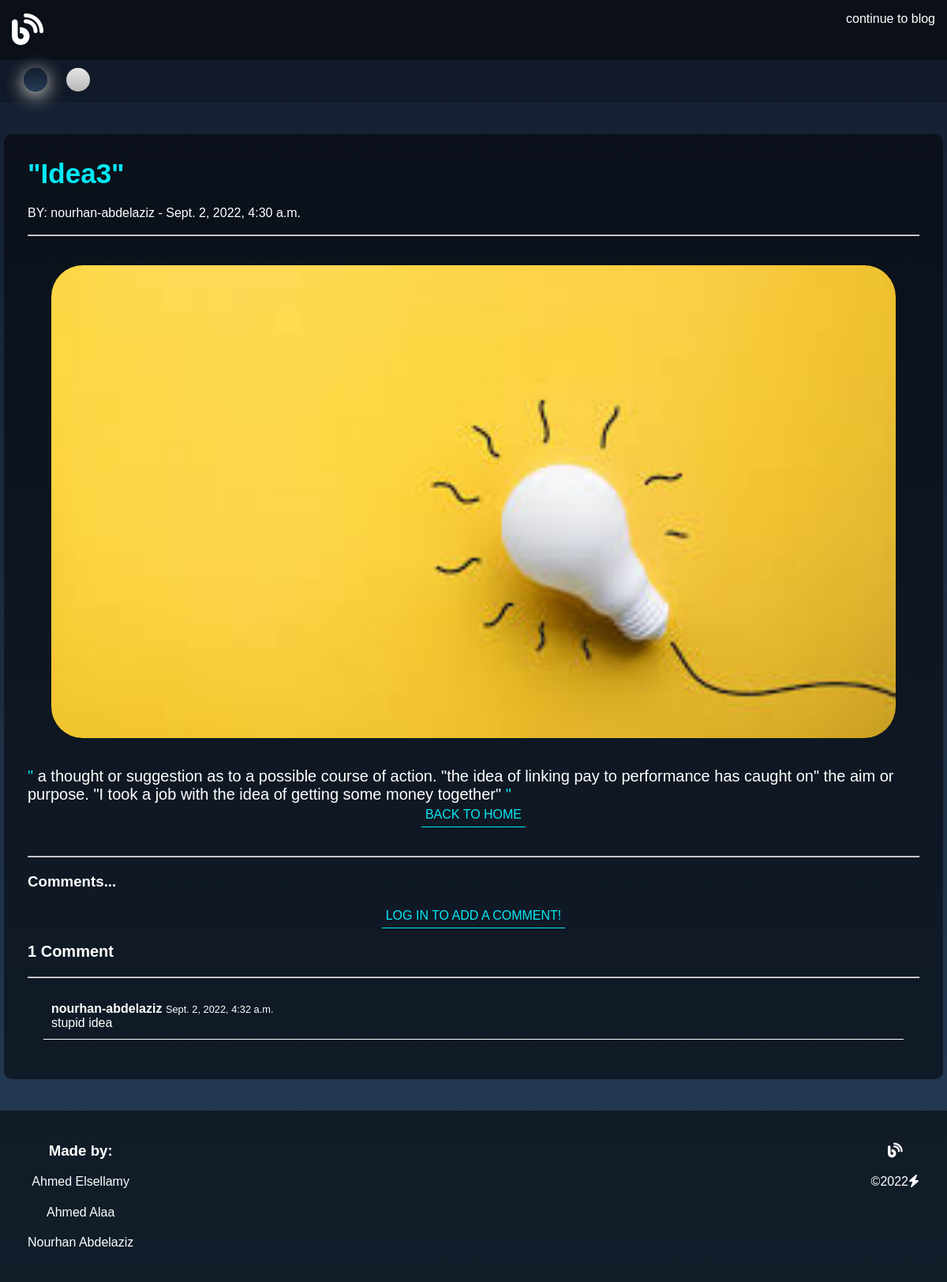
Screenshot of /categories/posts/26 with the database file from the repository.
### categories/models.py (models this page shows, shortened)
class Post(models.Model):
    post_title = models.CharField(
        max_length=20, null=False, verbose_name='title')
    post_image = models.ImageField(
        upload_to='categories/post/images/', null=True, verbose_name='image')
    post_content = models.TextField(null=True)
    post_category_id = models.ForeignKey(
        Category, on_delete=models.CASCADE, null=True, verbose_name='category')
    tags = TaggableManager()
    post_user_id = models.ForeignKey(
        User, on_delete=models.CASCADE, null=True, verbose_name='user')
    post_created_at = models.DateTimeField(auto_now_add=True, null=True)
    post_updated_at = models.DateTimeField(auto_now=True, null=True)
    likes = models.ManyToManyField(User, related_name='likes', blank=True)
    dislikes = models.ManyToManyField(
        User, related_name='dislikes', blank=True)
    def get_image_url(self):
        return f"/media/{self.post_image}"
    @property
    def number_of_comments(self):
        return Comment.objects.filter(comment_post_id=self).count()

class Comment(models.Model):
    comment_content = models.TextField(max_length=200)
    comment_post_id = models.ForeignKey(
        Post, related_name='comments', on_delete=models.CASCADE)
    comment_user_id = models.ForeignKey(User, on_delete=models.CASCADE)
    comment_time = models.DateTimeField(auto_now_add=True)
    class Meta:
        ordering = ['comment_time']

### categories/views.py (the view, shortened to what this page needs)
# urls.py: path('posts/<int:pk>', PostDetail.as_view(), name='post-details'),
class PostDetail(DetailView):
    model = Post
    template_name = 'categories/posts/post_details.html'
    def get_context_data(self, **kwargs):
        data = super().get_context_data(**kwargs)
        comments_connected = Comment.objects.filter(
            comment_post_id=self.get_object()).order_by('-comment_time')
        data['comments'] = comments_connected
        data['forbidden_words'] = ForbiddenWord.objects.all()
        if self.request.user.is_authenticated:
            data['form'] = CommentForm(instance=self.request.user)
        return data

### categories/models.py (called while the page is built)
    def __str__(self):
        return self.forbidden_word

### templates/categories/posts/post_details.html (shortened to what this page needs)
{% extends 'global/base.html' %}
{% load static %}
{% block styles %}
<link rel="stylesheet" href="{% static 'categories/styles/post_details.css' %}">
{% endblock %}
{% block continuetoblog %}
<p><a href="{% url 'home' %}" style="text-decoration: none; color:var(--text-color)">continue to blog</a></p>
{% endblock %}
{% block main %}
<main>
  <div class="container">
    <h2>"{{ post.post_title }}"</h2>
    <p>BY: {{ post.post_user_id }} - {{ post.post_created_at }}</p>
    <br><hr>
    <br><br>
    <img src="{{ post.get_image_url }}" alt="..."><br><br>
    <p class="post-content">{{ post.post_content }}</p>
    <a href="{% url 'home' %}">Back to home</a>
    <br><br><hr>
    <h3>Comments...</h2>
    <br>
    <div class="post-box">
      {% if user.is_authenticated %}
      <form method="post" novalidate class="comment-form">
          {% csrf_token %}
          {% for field in form %}
            <div class="user-box">
              {{field}}
            </div>
          {% endfor %}
          <button type="submit">
              Add comment <i class="fas fa-comments"></i>
          </button>
      </form>
      {%if user in post.likes.all%}
      <form action = "{%url 'unlike-post' post.pk%}" method = 'POST'>
        {% csrf_token %}
        <button value = {{post.pk}} name = "unpost_like">unlike</button>
        <br>
    </form>
      {%elif user not in post.dislikes.all and user not in post.likes.all%}
      <form action = "{%url 'like-post' post.pk%}" method = 'POST'>
        {% csrf_token %}
        <button value = {{post.pk}} name = "post_like">like {{post.total_likes}}</button>
        <br>
    </form>
    {%endif%}
    {%if user in post.dislikes.all %}
      <form action = "{%url 'undislike-post' post.pk%}" method = 'POST'>
        {% csrf_token %}
        <button value = {{post.pk}} name = "undspost_like">un dislike</button>
        <br>
    </form>
    {%elif user not in post.dislikes.all and  user not in post.likes.all%}
      <form action = "{%url 'dislike-post' post.pk%}" method = 'POST'>
        {% csrf_token %}
        <button value = {{post.pk}} name = "post_dislike">dislike {{post.total_dis_likes}}</button>
        <br>
    </form>
    {%endif%}
      {% else %}
      <a href="{% url 'login' %}?next={{request.path}}">Log in to add a comment!</a><br>
      {% endif %}
    </div>
      <div class="comments-section">
        {% if comments %}
        <strong class="number">{{ object.number_of_comments }} Comment{{ object.number_of_comments|pluralize }}</strong>
        <hr>
        <ul>
          {% for comment in comments %}
          <li>
          <div>
              <span>
                <strong>{{ comment.comment_user_id }} </strong>
                <small>{{ comment.comment_time }}</small>
              </span>
              <p>
                {{ comment.comment_content|safe }}
              </p>
            </div>
          </li>
          {% endfor %}
        </ul>
        {% else %}
          <strong>No comments yet...</strong>
        {% endif %}
      </div>
</div>
</main>
{% endblock %}

### static/global/styles/main.css (style rules this page uses)
:root { --main-color: #03e9f4; --back-color-1: #141e30; --back-color-2: #243b55; --text-color: #fff; --box-color: rgba(0, 0, 0, 0.5); }
* { box-sizing: border-box; margin: 0; padding: 0; }
body { font-family: sans-serif; background: linear-gradient(var(--back-color-1), var(--back-color-2)); }
.container { margin-left: auto; margin-right: auto; padding-left: 10px; padding-right: 10px; }
@media (min-width: 576px) { .container { width: 570px; } }
@media (min-width: 768px) { .container { width: 750px; } }
@media (min-width: 992px) { .container { width: 980px; } }
@media (min-width: 1200px) { .container { width: 1190px; } }
main { position: relative; }

### static/categories/styles/post_details.css (style rules this page uses)
main .container { margin: 40px auto; background: var(--box-color); padding: 30px; border-radius: 10px; -webkit-border-radius: 10px; -moz-border-radius: 10px; -ms-border-radius: 10px; -o-border-radius: 10px; }
main .container h2 { color: var(--main-color); font-size: 35px; margin-bottom: 20px; text-transform: capitalize; }
main .container p { color: var(--text-color); font-size: 16px; }
main .container img { width: calc(100% - 60px); margin-left: auto; margin-right: auto; display: block; border-radius: 40px; -webkit-border-radius: 40px; -moz-border-radius: 40px; -ms-border-radius: 40px; -o-border-radius: 40px; }
main .container .post-content { font-size: 20px; }
main .container .post-content::before, main .container .post-content::after { content: " \" "; color: var(--main-color); }
main .container a { display: block; padding: 5px; margin-left: auto; margin-right: auto; width: fit-content; text-decoration: none; text-transform: uppercase; color: var(--main-color); border-bottom: 1px solid var(--main-color); }
main .container h3 { color: var(--text-color); margin-top: 20px; }
.comments-section { color: var(--text-color) }
.number { margin-bottom: 20px; font-size: 20px; display: block; }
.comments-section hr { margin-bottom: 20px; }
.comments-section li { margin: 20px; padding: 10px; display: block; border-bottom: 1px solid var(--text-color); }

### rows the page displays
Post: post_title "Idea3", post_user_id "nourhan-abdelaziz", post_created_at "Sept. 2, 2022, 4:30 a.m.", get_image_url (picture), post_content "a thought or suggestion as to a possible course of action. \"the idea of linking pay to performance has caught on\" the aim or purpose. \"I took a job with the idea of getting some money together\"", number_of_comments "1"
Comment: comment_user_id "nourhan-abdelaziz", comment_time "Sept. 2, 2022, 4:32 a.m.", comment_content "stupid idea"
